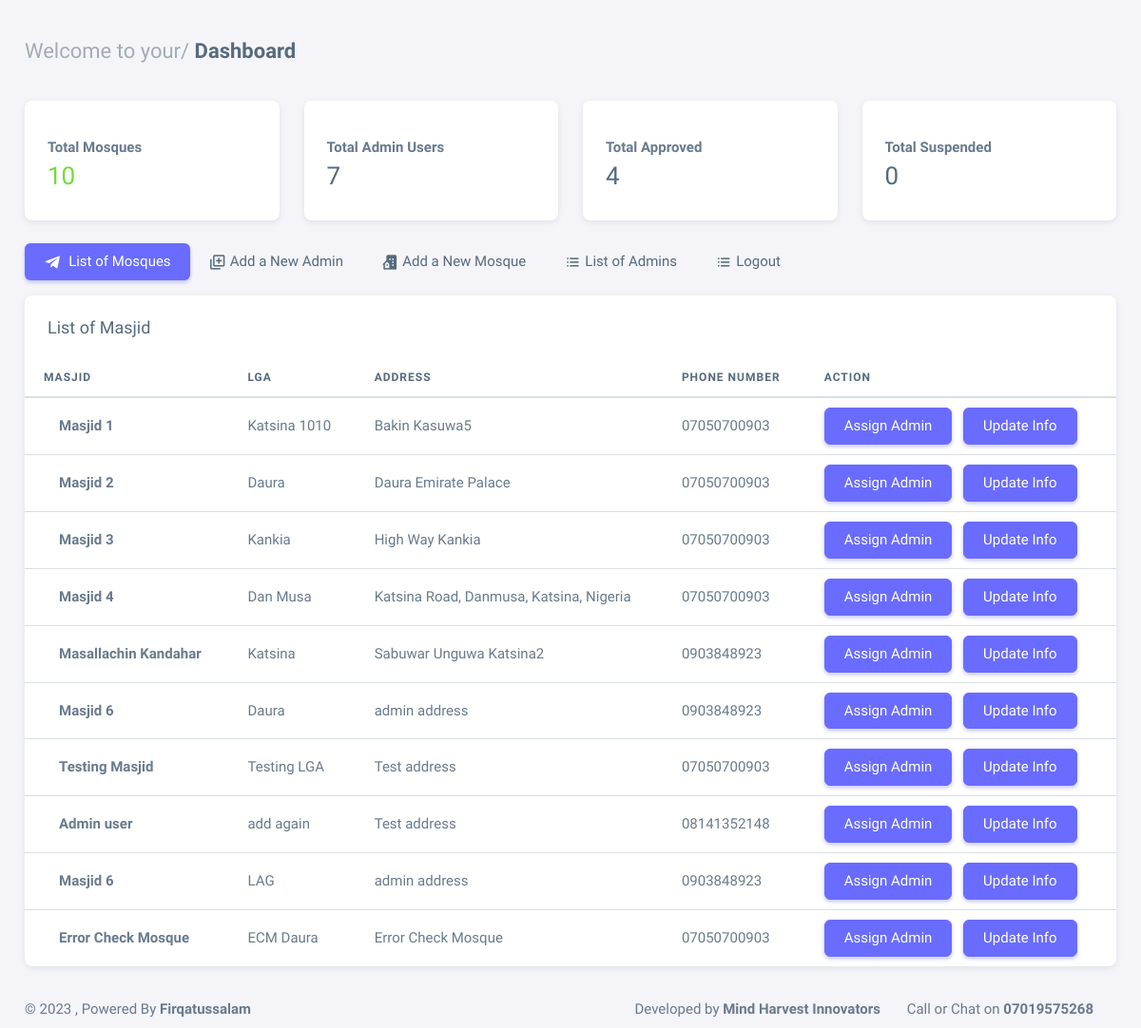
Screenshot of /state_admin/ (signed in) with the database file from the repository.
### itikaf/models.py (models this page shows, shortened)
class Mosque(models.Model):
    name = models.CharField(max_length=250)
    lga = models.CharField(max_length=50)
    phone = models.CharField(max_length=11)
    address = models.CharField(max_length=300)
    accepting_applications = models.BooleanField(default=True)
    date_created = models.DateTimeField(auto_now_add=True, null=True)

### itikaf/views.py (the view)
# urls.py: path('state_admin/', views.state_admin, name='state_admin'),
@login_required
@user_passes_test(is_state_admin)
def state_admin(request):
    mosques = Mosque.objects.all()
    total_approved = Approval.objects.count()
    total_admins = User.objects.count()
    total_mosques = Mosque.objects.count()
    context = {
        'mosques': mosques,
        'total_approved': total_approved,
        'total_admins': total_admins,
        'total_mosques': total_mosques,
    }
    return render(request, 'state_admin.html', context)

### itikaf/views.py (called while the page is built)
def is_state_admin(user):
    return hasattr(user, 'stateadmin')

### itikaf/templates/state_admin.html (shortened to what this page needs)
{% extends 'base.html' %}
{% block content %}
<div class="content-wrapper">
    {% include 'data2.html' %}
    <div class="row">
        <div class="col-md-12">
            <ul class="nav nav-pills flex-column flex-md-row mb-3">
                <li class="nav-item">
                    <a class="nav-link active" href="javascript:void(0);"><i class="bx bxl-telegram me-1"></i>
                        List of Mosques</a>
                </li>
                <li class="nav-item">
                    <a class="nav-link" href="{% url 'user_signup' %}"><i class='bx bx-add-to-queue'></i> Add a New
                        Admin</a>
                </li>
                <li class="nav-item">
                    <a class="nav-link" href="{% url 'add_mosque' %}"><i class="bx bxs-building-house"></i> Add a New Mosque
                    </a>
                </li>
                <li class="nav-item">
                    <a class="nav-link" href="{% url 'admin_list' %}"><i class="bx bx-list-ul"></i>
                        List of Admins</a>
                </li>
                <li class="nav-item">
                    <a class="nav-link" href="{% url 'logout' %}"><i class="bx bx-list-ul"></i>
                        Logout</a>
                </li>
            </ul>
            <div class="card">
                <h5 class="card-header">List of Masjid</h5>
                <div class="table-responsive text-nowrap">
                    <table class="table">
                        <thead>
                            <tr>
                                <th>Masjid</th>
                                <th>LGA</th>
                                <th>Address</th>
                                <th>Phone Number</th>
                                <th>Action</th>
                            </tr>
                        </thead>
                        <tbody class="table-border-bottom-0">
                            {% for m in mosques %}
                            <tr>
                                <td> <strong>{{m.name}}</strong>
                                </td>
                                <td>{{m.lga}}</td>
                                <td>{{m.address}}</td>
                                <td>{{m.phone}}</td>
                                <td>
                                    <a href="{% url 'assign_admin' m.id %}" class="btn btn-primary me-2">Assign Admin</a>
                                    <a href="{% url 'update_info' m.id %}" class="btn btn-primary me-2">Update Info</a>
                                </td>
                            </tr>
                            {% endfor %}
                        </tbody>
                    </table>
                </div>
            </div>
        </div>
    </div>
</div>
{% endblock content%}

### rows the page displays
Mosque: name "Masjid 1", lga "Katsina 1010", address "Bakin Kasuwa5", phone "07050700903"
Mosque: name "Masjid 2", lga "Daura", address "Daura Emirate Palace", phone "07050700903"
Mosque: name "Masjid 3", lga "Kankia", address "High Way Kankia", phone "07050700903"
Mosque: name "Masjid 4", lga "Dan Musa", address "Katsina Road, Danmusa, Katsina, Nigeria", phone "07050700903"
Mosque: name "Masallachin Kandahar", lga "Katsina", address "Sabuwar Unguwa Katsina2", phone "0903848923"
Mosque: name "Masjid 6", lga "Daura", address "admin address", phone "0903848923"
Mosque: name "Testing Masjid", lga "Testing LGA", address "Test address", phone "07050700903"
Mosque: name "Admin user", lga "add again", address "Test address", phone "08141352148"
Mosque: name "Masjid 6", lga "LAG", address "admin address", phone "0903848923"
Mosque: name "Error Check Mosque", lga "ECM Daura", address "Error Check Mosque", phone "07050700903"

### other values shown
{{ total_mosques }} "10"
{{ total_admins }} "7"
{{ total_approved }} "4"
